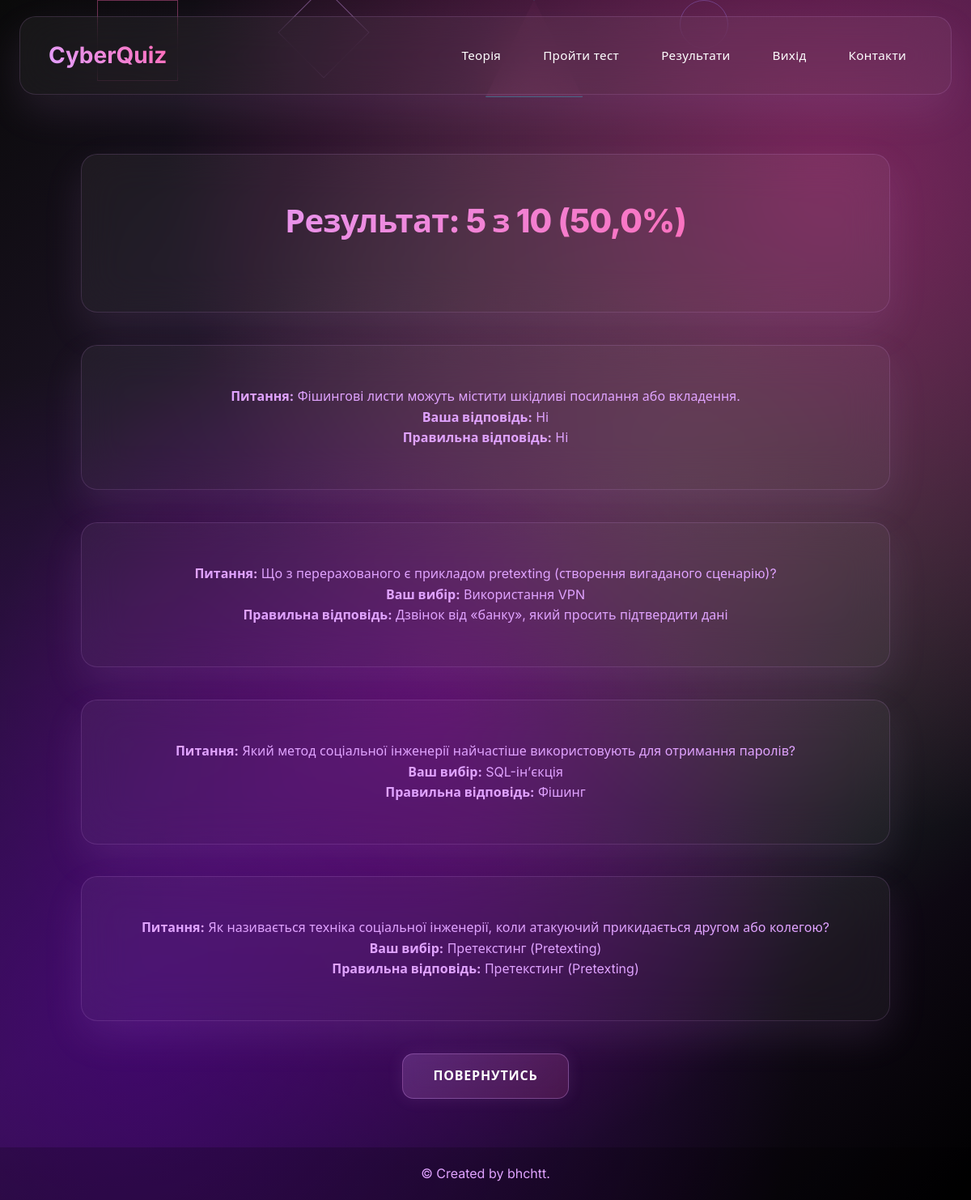
The app's page /quiz/result/16/ (signed in) with its own data.
### awareness/models.py (models this page shows, shortened)
class Attempt(models.Model):
    user = models.ForeignKey(User, null=True, blank=True, on_delete=models.SET_NULL)
    user_name = models.CharField(max_length=100, blank=True, null=True)
    score = models.IntegerField()
    total = models.IntegerField()
    percent = models.FloatField(default=0.0)
    created_at = models.DateTimeField(auto_now_add=True)

class Answer(models.Model):
    attempt = models.ForeignKey(Attempt, related_name='answers', on_delete=models.CASCADE)
    question = models.ForeignKey(Question, on_delete=models.CASCADE)
    selected_choice = models.ForeignKey(Choice, null=True, blank=True, on_delete=models.SET_NULL)
    tf_answer = models.BooleanField(null=True, blank=True)

class Question(models.Model):
    TYPE_MCQ = 'MCQ'
    TYPE_TF = 'TF'
    QTYPE_CHOICES = (
        (TYPE_MCQ, 'Multiple Choice'),
        (TYPE_TF, 'True/False'),
    )
    text = models.TextField()
    qtype = models.CharField(max_length=3, choices=QTYPE_CHOICES)
    image = models.ImageField(
        upload_to='question_images/',
        blank=True,
        null=True,
        verbose_name="Зображення до питання"
    )
    explanation = models.TextField(blank=True, null=True)
    tf_correct_answer = models.BooleanField(null=True, blank=True)

class Choice(models.Model):
    question = models.ForeignKey(Question, related_name='choices', on_delete=models.CASCADE)
    text = models.CharField(max_length=255)
    is_correct = models.BooleanField(default=False)

### awareness/views.py (the view)
# urls.py: path('quiz/result/<int:attempt_id>/', views.quiz_result_detail, name='quiz_result_detail'),
@login_required
def quiz_result_detail(request, attempt_id):
    attempt = get_object_or_404(Attempt, id=attempt_id)
    answers = attempt.answers.select_related('question', 'selected_choice').all()
    return render(request, 'awareness/quiz_result_detail.html', {
        'attempt': attempt,
        'answers': answers
    })

### templates/awareness/quiz_result_detail.html (shortened to what this page needs)
{% extends 'awareness/base.html' %}
{% block content %}
<div class="registration-container">
  <div class="tm-glass-card">
    <h2>Результат: {{ attempt.score }} з {{ attempt.total }} ({{ attempt.percent }}%)</h2>
  </div>
  {% for a in answers %}
    <div class="tm-glass-card">
      <p><strong>Питання:</strong> {{ a.question.text }}</p>
      {% if a.question.qtype == 'MCQ' %}
        <p>
          <strong>Ваш вибір:</strong>
          {% if a.selected_choice %}
            {% if a.selected_choice.is_correct %}
              <span class="text-success">{{ a.selected_choice.text }}</span>
            {% else %}
              <span class="text-danger">{{ a.selected_choice.text }}</span>
            {% endif %}
          {% else %}
            <span class="text-warning">Немає відповіді</span>
          {% endif %}
        </p>
        <p>
          <strong>Правильна відповідь:</strong>
          {% for c in a.question.choices.all %}
            {% if c.is_correct %}
              {{ c.text }}
            {% endif %}
          {% endfor %}
        </p>
      {% else %}
        <p>
          <strong>Ваша відповідь:</strong>
          {% if a.tf_answer == a.question.tf_correct_answer %}
            <span class="text-success">{{ a.tf_answer|yesno:"Так,Ні" }}</span>
          {% else %}
            <span class="text-danger">{{ a.tf_answer|yesno:"Так,Ні" }}</span>
          {% endif %}
        </p>
        <p><strong>Правильна відповідь:</strong> {{ a.question.tf_correct_answer|yesno:"Так,Ні" }}</p>
      {% endif %}
    </div>
  {% endfor %}
  <a class="hero-button mt-3" href="{% url 'awareness:home' %}">Повернутись</a>
</div>
{% endblock %}

### static/css/style.css (style rules this page uses)
* { margin: 0; padding: 0; box-sizing: border-box; }
body { font-family: 'Inter', 'Segoe UI', -apple-system, BlinkMacSystemFont, system-ui, sans-serif; background: #000; color: #e0a3ff; overflow-x: hidden; min-height: 100vh; font-weight: 400; line-height: 1.6; -webkit-font-smoothing: antialiased; -moz-osx-font-smoothing: grayscale; padding-top: 130px; }
.hero-button { display: inline-block; padding: 14px 38px; border-radius: 14px; background: linear-gradient(135deg, rgba(224,163,255,0.2), rgba(255,105,180,0.15)); border: 1px solid rgba(224,163,255,0.3); color: #fff; font-weight: 700; text-decoration: none; text-transform: uppercase; letter-spacing: 0.05em; backdrop-filter: blur(10px); transition: all 0.35s cubic-bezier(0.4, 0, 0.2, 1); box-shadow: 0 0 20px rgba(224, 163, 255, 0.1); opacity: 0; animation: buttonSlideUp 1.2s ease 1s forwards; }
.registration-container, .auth-container, .results-container { display: flex; flex-direction: column; align-items: center; justify-content: center; padding: 60px 20px; min-height: calc(100vh - 80px); gap: 40px; position: relative; }
.registration-card, .auth-card, .result-card, .tm-glass-card, .test-card { background: rgba(255, 255, 255, 0.05); backdrop-filter: blur(25px); padding: 50px 35px; border-radius: 20px; box-shadow: 0 20px 50px rgba(224, 163, 255, 0.1); width: 100%; max-width: 1000px; color: #e0a3ff; text-align: center; border: 1px solid rgba(224, 163, 255, 0.15); animation: fadeInScale 1s ease forwards; position: relative; }
.registration-card h2, .auth-card h5, .result-card h2, .tm-glass-card h2, .test-card h2 { margin-bottom: 30px; font-weight: 800; background: linear-gradient(135deg, #e0a3ff 0%, #ff69b4 30%, #9370db 60%, #e0a3ff 100%); background-size: 300% 300%; -webkit-background-clip: text; background-clip: text; -webkit-text-fill-color: transparent; animation: modernGradient 8s ease infinite, slideInFromRight 1s ease forwards; letter-spacing: -0.02em; }
.result-card h2, .tm-glass-card h2, .test-card h2 { font-size: clamp(2rem, 4vw, 2.5rem); }

### records on screen
Attempt: score "5", total "10", percent "50,0"
Answer: question.text "Фішингові листи можуть містити шкідливі посилання або вкладення.", tf_answer "Ні", question.tf_correct_answer "Ні"
Answer: question.text "Що з перерахованого є прикладом pretexting (створення вигаданого сценарію)?", selected_choice.text "Використання VPN"
Choice: text "Дзвінок від «банку», який просить підтвердити дані"
Answer: question.text "Який метод соціальної інженерії найчастіше використовують для отримання паролів?", selected_choice.text "SQL-ін’єкція"
Choice: text "Фішинг"
Answer: question.text "Як називається техніка соціальної інженерії, коли атакуючий прикидається другом або колегою?", selected_choice.text "Претекстинг (Pretexting)"
Choice: text "Претекстинг (Pretexting)"
